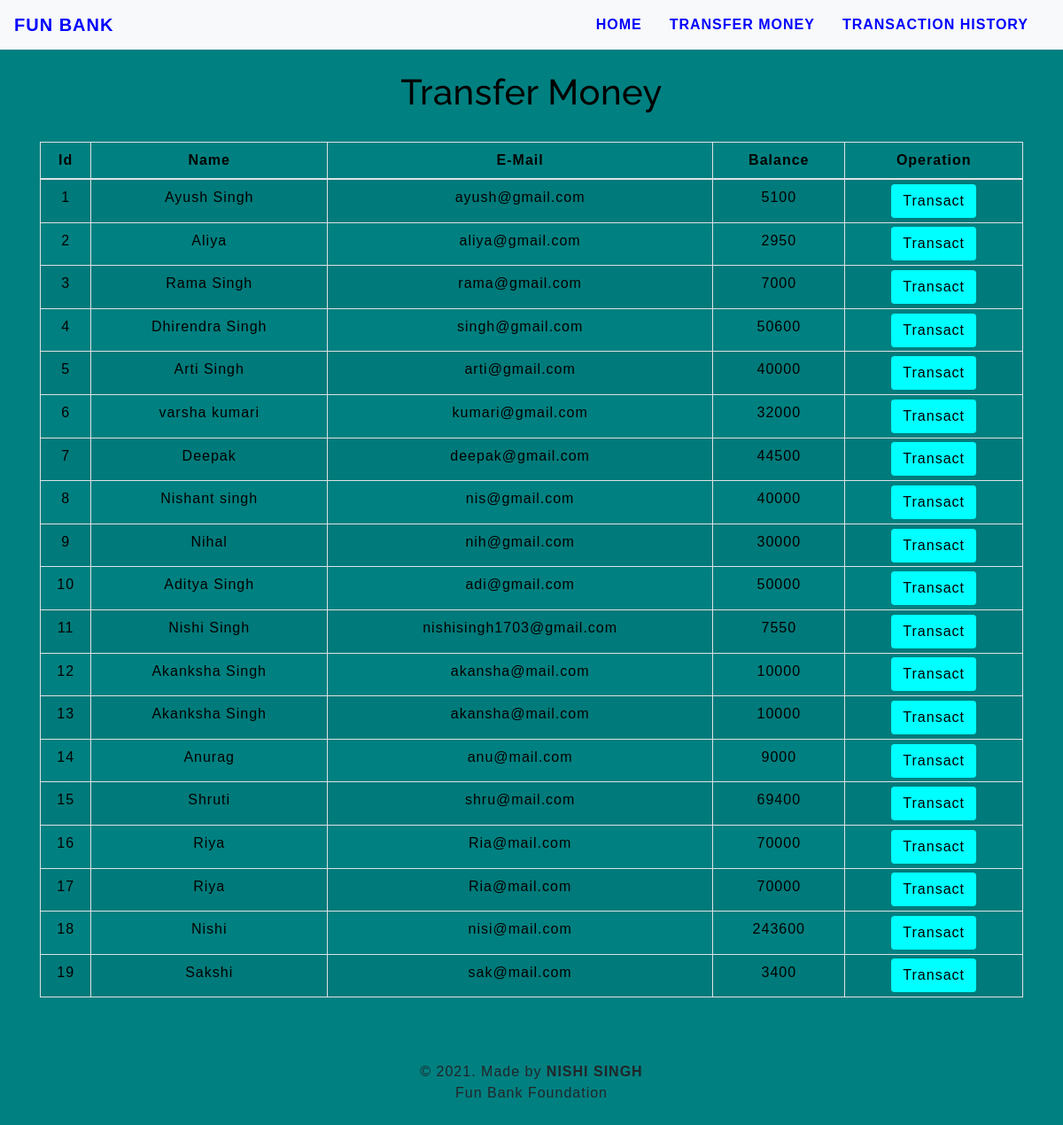
The app's page /transfermoney.php with its own data.
### tables this page shows
CREATE TABLE `users` (
  `id` int(3) NOT NULL,
  `name` text NOT NULL,
  `email` varchar(30) NOT NULL,
  `balance` int(8) NOT NULL
);

### transfermoney.php (the view, shortened to what this page needs)
<!DOCTYPE html>
<html lang="en">
<head>
    <link rel="stylesheet" href="https://maxcdn.bootstrapcdn.com/bootstrap/4.0.0/css/bootstrap.min.css">
    <link rel="stylesheet" type="text/css" href="css/table.css">
    <link rel="stylesheet" type="text/css" href="css/navbar.css">
</head>
<body style="background-color : #008080;">
<?php
    include 'config.php';
    $sql = "SELECT * FROM users";
    $result = mysqli_query($conn,$sql);
?>
<?php
  include 'navbar.php';
?>
<div class="container">
        <h2 class="text-center pt-4" style="color : black;">Transfer Money</h2>
        <br>
            <div class="row">
                <div class="col">
                    <div class="table-responsive-sm">
                    <table class="table table-hover table-sm table-striped table-condensed table-bordered" style="border-color:black;">
                        <thead style="color : black;">
                            <tr>
                            <th scope="col" class="text-center py-2">Id</th>
                            <th scope="col" class="text-center py-2">Name</th>
                            <th scope="col" class="text-center py-2">E-Mail</th>
                            <th scope="col" class="text-center py-2">Balance</th>
                            <th scope="col" class="text-center py-2">Operation</th>
                            </tr>
                        </thead>
                        <tbody>
                <?php
                    while($rows=mysqli_fetch_assoc($result)){
                ?>
                    <tr style="color : black;">
                        <td class="py-2"><?php echo $rows['id'] ?></td>
                        <td class="py-2"><?php echo $rows['name']?></td>
                        <td class="py-2"><?php echo $rows['email']?></td>
                        <td class="py-2"><?php echo $rows['balance']?></td>
                        <td><a href="selecteduserdetail.php?id= <?php echo $rows['id'] ;?>"> <button type="button" class="btn" style="background-color : #00FFFF;">Transact</button></a></td>
                    </tr>
                <?php
                    }
                ?>
                        </tbody>
                    </table>
                    </div>
                </div>
            </div>
         </div>
         <footer class="text-center mt-5 py-2">
            <p>&copy 2021. Made by <b>NISHI SINGH</b> <br> Fun Bank Foundation</p>
        </footer>
</body>
</html>

### css/table.css (style rules this page uses)
* { padding: 0; margin: 0; box-sizing: border-box; font-family: sans-serif; }
h2 { font-size: 40px; }
table { letter-spacing: 1.2px; }
td { text-align: center; }
button { border: none; background: #3ace9c; transition: 1s; }
@media only screen and (orientation: portrait) { * { letter-spacing: 1px; } }

### css/navbar.css (style rules this page uses)
h2 { color: #9c1010; letter-spacing: 0.5px; font-family: raleway; }

### transfermoney.php (style rules this page uses)
button { transition: 1.5s; }

### records on screen
users: id "1", name "Ayush Singh", email "ayush@gmail.com", balance "5100"
users: id "2", name "Aliya", email "aliya@gmail.com", balance "2950"
users: id "3", name "Rama Singh", email "rama@gmail.com", balance "7000"
users: id "4", name "Dhirendra Singh", email "singh@gmail.com", balance "50600"
users: id "5", name "Arti Singh", email "arti@gmail.com", balance "40000"
users: id "6", name "varsha kumari", email "kumari@gmail.com", balance "32000"
users: id "7", name "Deepak", email "deepak@gmail.com", balance "44500"
users: id "8", name "Nishant singh", email "nis@gmail.com", balance "40000"
users: id "9", name "Nihal", email "nih@gmail.com", balance "30000"
users: id "10", name "Aditya Singh", email "adi@gmail.com", balance "50000"
users: id "11", name "Nishi Singh", email "nishisingh1703@gmail.com", balance "7550"
users: id "12", name "Akanksha Singh", email "akansha@mail.com", balance "10000"
users: id "13", name "Akanksha Singh", email "akansha@mail.com", balance "10000"
users: id "14", name "Anurag", email "anu@mail.com", balance "9000"
users: id "15", name "Shruti", email "shru@mail.com", balance "69400"
users: id "16", name "Riya", email "Ria@mail.com", balance "70000"
users: id "17", name "Riya", email "Ria@mail.com", balance "70000"
users: id "18", name "Nishi", email "nisi@mail.com", balance "243600"
users: id "19", name "Sakshi", email "sak@mail.com", balance "3400"
